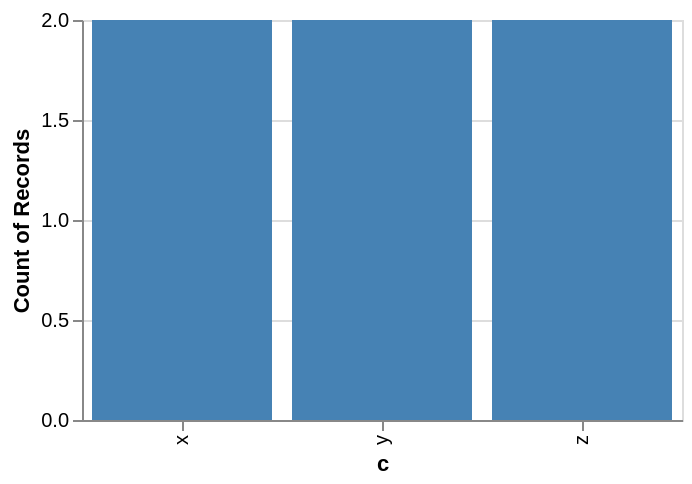

Describe this chart as a Vega-Lite specification.
### Vega-Lite specification from a JSON file in a GitHub repository (floating-point values rounded to 4 significant figures)
{"$schema": "https://vega.github.io/schema/vega-lite/v6.json", "data": {"values": [{"a": 1, "b": 3, "c": "x", "d": "2020-01-01"}, {"a": 2, "b": 5, "c": "y", "d": "2020-03-01"}, {"a": 3, "b": 2, "c": "x", "d": "2020-06-01"}, {"a": 4, "b": 6, "c": "z", "d": "2020-09-01"}, {"a": 5, "b": 4, "c": "y", "d": "2021-01-01"}, {"a": 6, "b": 7, "c": "z", "d": "2021-04-01"}]}, "width": 300, "height": 200, "mark": "bar", "encoding": {"x": {"field": "c", "type": "nominal"}, "y": {"aggregate": "count", "type": "quantitative"}, "color": {"value": "steelblue"}}}
